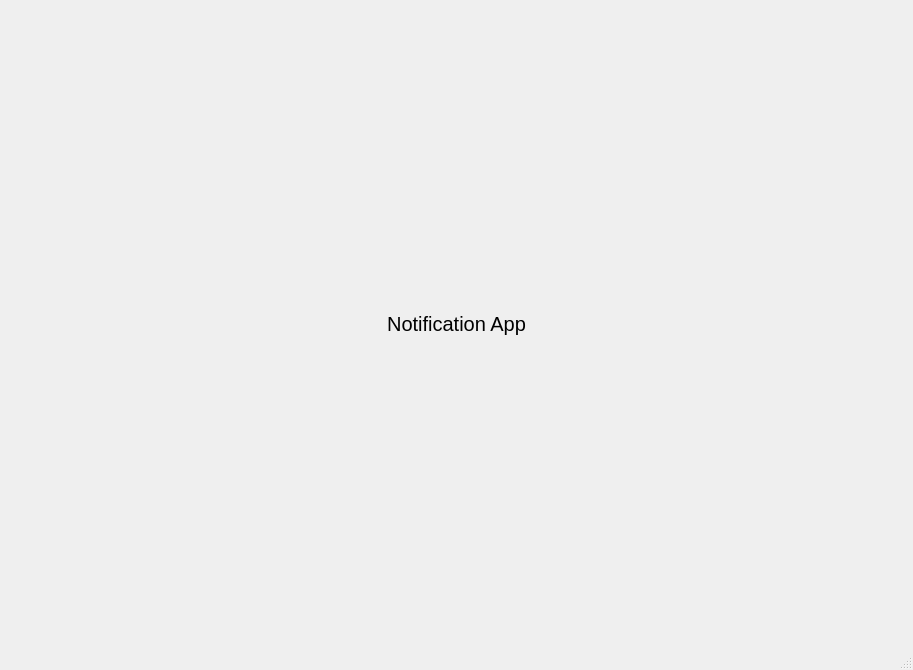
<?xml version="1.0" encoding="UTF-8"?>
<ui version="4.0">
 <class>NotificationExample</class>
 <widget class="QMainWindow" name="NotificationExample">
  <property name="geometry">
   <rect>
    <x>0</x>
    <y>0</y>
    <width>913</width>
    <height>670</height>
   </rect>
  </property>
  <property name="windowTitle">
   <string>NotificationExample</string>
  </property>
  <widget class="QWidget" name="centralwidget">
   <layout class="QGridLayout" name="gridLayout">
    <item row="0" column="0">
     <widget class="QLabel" name="label">
      <property name="font">
       <font>
        <pointsize>15</pointsize>
       </font>
      </property>
      <property name="text">
       <string>Notification App</string>
      </property>
      <property name="alignment">
       <set>Qt::AlignmentFlag::AlignCenter</set>
      </property>
     </widget>
    </item>
   </layout>
  </widget>
  <widget class="QMenuBar" name="menubar">
   <property name="geometry">
    <rect>
     <x>0</x>
     <y>0</y>
     <width>913</width>
     <height>23</height>
    </rect>
   </property>
  </widget>
  <widget class="QStatusBar" name="statusbar"/>
 </widget>
 <resources/>
 <connections/>
</ui>
